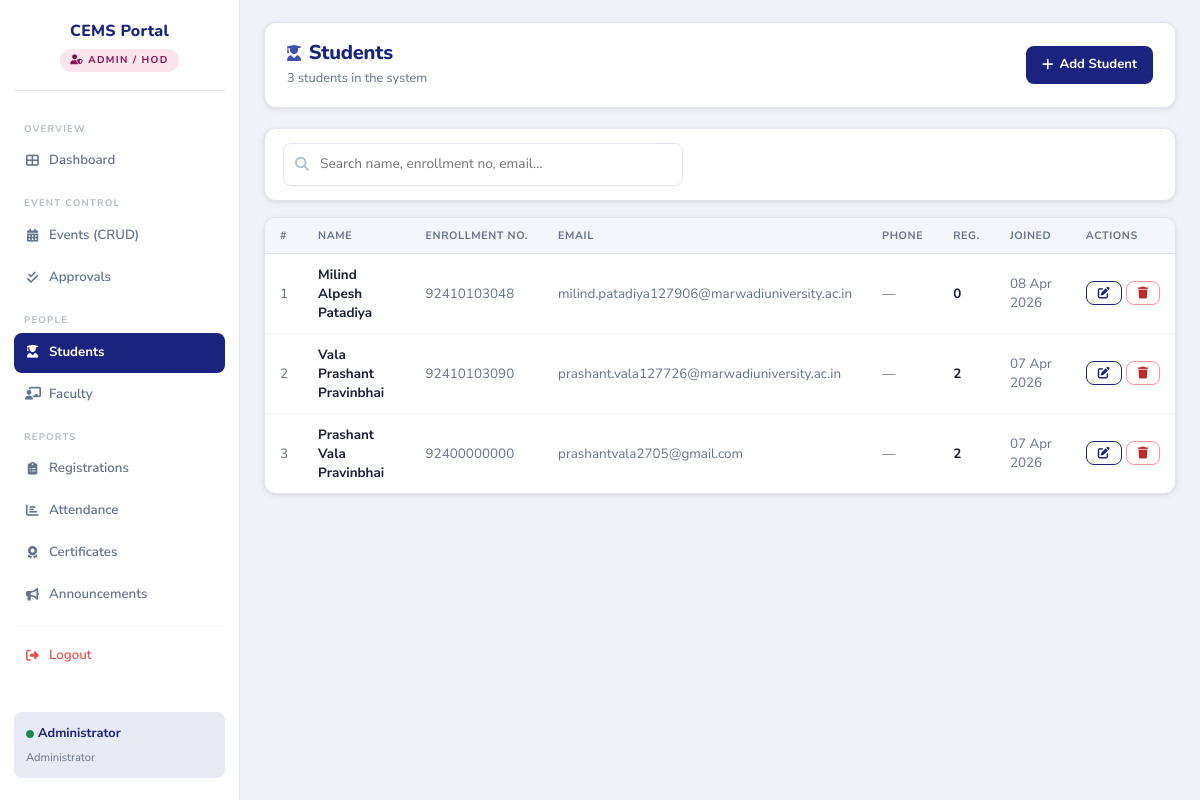
Page /admin/students.php (signed in) on the earlier database version.
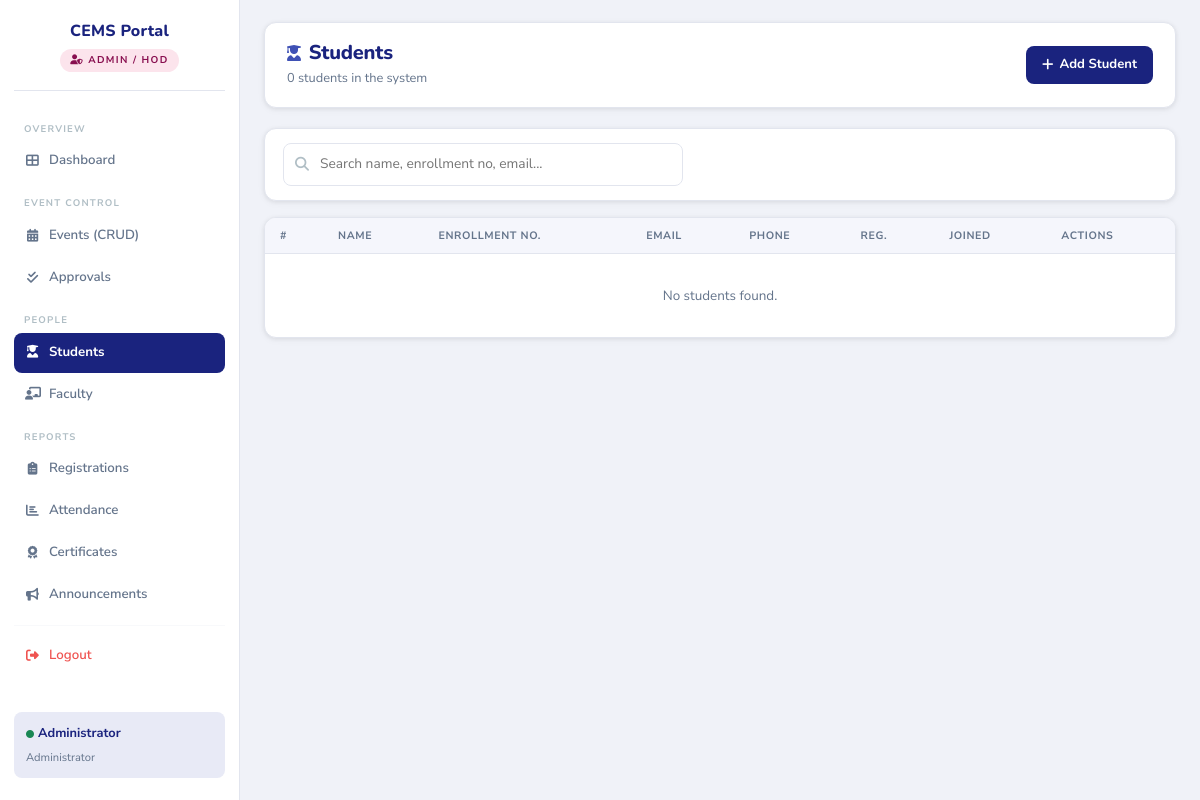
Same page on the later database version.
### tables this page shows
CREATE TABLE students (
    student_id    INT AUTO_INCREMENT PRIMARY KEY,
    full_name     VARCHAR(150) NOT NULL,
    enrollment_no VARCHAR(11)  NOT NULL UNIQUE,
    email         VARCHAR(150) NOT NULL UNIQUE,
    phone         VARCHAR(15)  DEFAULT NULL,
    password      VARCHAR(255) NOT NULL,
    created_at    TIMESTAMP    DEFAULT CURRENT_TIMESTAMP
);

### admin/students.php (the view, shortened to what the changed rows need)
<?php
require_once('../config/db.php');
$action     = $_GET['action'] ?? 'list';
$edit_student = null;
$students = [];
$search   = trim($_GET['search'] ?? '');
if ($action === 'list') {
    try {
        if ($search !== '') {
            $like = "%$search%";
            $q = $conn->prepare("
                SELECT s.*, COUNT(r.registration_id) AS reg_count
                FROM students s LEFT JOIN registrations r ON r.student_id=s.student_id
                WHERE s.full_name LIKE ? OR s.enrollment_no LIKE ? OR s.email LIKE ?
                GROUP BY s.student_id ORDER BY s.created_at DESC
            ");
            $q->bind_param("sss", $like, $like, $like); $q->execute();
        } else {
            $q = $conn->query("
                SELECT s.*, COUNT(r.registration_id) AS reg_count
                FROM students s LEFT JOIN registrations r ON r.student_id=s.student_id
                GROUP BY s.student_id ORDER BY s.created_at DESC
            ");
        }
        $students = $q->fetch_all(MYSQLI_ASSOC);
    } catch (Exception $e) {}
}
?>
<!DOCTYPE html>
<html lang="en">
<head>
    <link href="https://cdn.jsdelivr.net/npm/bootstrap@5.3.2/dist/css/bootstrap.min.css" rel="stylesheet">
    <link rel="stylesheet" href="https://cdnjs.cloudflare.com/ajax/libs/font-awesome/6.4.2/css/all.min.css">
    <link rel="stylesheet" href="../assets/css/style.css">
</head>
<body>
<main class="main-content"><div class="content-inner">
<?php if ($action === 'create' || $action === 'edit'):
    $st = $edit_student ?? [];
    $is_edit = ($action === 'edit');
?>
<div class="page-header">
    <div>
        <h1><i class="fas fa-user-graduate me-2" style="color:var(--accent);font-size:1rem;"></i>
            <?= $is_edit ? 'Edit Student' : 'Add New Student' ?></h1>
        <p><?= $is_edit ? 'Update student details. Changes are reflected immediately.' : 'Add a new student account. They can log in immediately after.' ?></p>
    </div>
    <a href="students.php" class="btn-outline-custom"><i class="fas fa-arrow-left"></i> Back</a>
</div>
<div class="form-card">
    <form method="POST">
        <?php if ($is_edit): ?>
        <input type="hidden" name="edit_id" value="<?= $st['student_id'] ?>">
        <?php endif; ?>
        <div class="row g-3">
            <div class="col-md-6">
                <label class="form-label-custom">Full Name *</label>
                <input type="text" name="full_name" class="form-control-custom" required
                       value="<?= htmlspecialchars($st['full_name'] ?? $_POST['full_name'] ?? '') ?>">
            </div>
            <div class="col-md-6">
                <label class="form-label-custom">Enrollment Number * <small style="text-transform:none;font-weight:400;">(11 digits)</small></label>
                <input type="text" name="enrollment_no" class="form-control-custom" required maxlength="11"
                       placeholder="e.g. 22CS0010001"
                       value="<?= htmlspecialchars($st['enrollment_no'] ?? $_POST['enrollment_no'] ?? '') ?>">
            </div>
            <div class="col-md-6">
                <label class="form-label-custom">Email Address *</label>
                <input type="email" name="email" class="form-control-custom" required
                       value="<?= htmlspecialchars($st['email'] ?? $_POST['email'] ?? '') ?>">
            </div>
            <div class="col-md-6">
                <label class="form-label-custom">Phone Number</label>
                <input type="text" name="phone" class="form-control-custom" maxlength="15"
                       value="<?= htmlspecialchars($st['phone'] ?? $_POST['phone'] ?? '') ?>">
            </div>
            <div class="col-md-6">
                <label class="form-label-custom">
                    Password <?= $is_edit ? '<small style="text-transform:none;font-weight:400;">(leave blank to keep current)</small>' : '*' ?>
                </label>
                <input type="password" name="password" class="form-control-custom"
                       placeholder="<?= $is_edit ? 'Leave blank to keep unchanged' : 'Min. 8 characters' ?>"
                       <?= $is_edit ? '' : 'required' ?>>
            </div>
        </div>
        <div class="d-flex gap-2 mt-4">
            <button type="submit" class="btn-primary-custom">
                <i class="fas fa-<?= $is_edit ? 'save' : 'plus' ?>"></i> <?= $is_edit ? 'Save Changes' : 'Add Student' ?>
            </button>
            <a href="students.php" class="btn-outline-custom">Cancel</a>
        </div>
    </form>
</div>
<?php else: ?>
<div class="page-header">
    <div>
        <h1><i class="fas fa-user-graduate me-2" style="color:var(--accent);font-size:1rem;"></i>Students</h1>
        <p><?= count($students) ?> student<?= count($students) !== 1 ? 's' : '' ?> in the system</p>
    </div>
    <a href="students.php?action=create" class="btn-primary-custom"><i class="fas fa-plus"></i> Add Student</a>
</div>
<div class="table-wrap mb-3" style="padding:14px 18px;">
    <form method="GET" class="search-wrap" style="max-width:400px;">
        <input type="text" name="search" class="form-control-custom"
               placeholder="Search name, enrollment no, email..."
               value="<?= htmlspecialchars($search) ?>">
    </form>
</div>
<div class="table-wrap">
    <table class="cems-table">
        <thead>
            <tr><th>#</th><th>Name</th><th>Enrollment No.</th><th>Email</th><th>Phone</th><th>Reg.</th><th>Joined</th><th>Actions</th></tr>
        </thead>
        <tbody>
        <?php foreach ($students as $i => $s): ?>
        <tr>
            <td style="color:var(--text-muted);"><?= $i + 1 ?></td>
            <td><strong><?= htmlspecialchars($s['full_name']) ?></strong></td>
            <td style="color:var(--text-muted);"><?= htmlspecialchars($s['enrollment_no']) ?></td>
            <td style="color:var(--text-muted);"><?= htmlspecialchars($s['email']) ?></td>
            <td style="color:var(--text-muted);"><?= htmlspecialchars($s['phone'] ?: '—') ?></td>
            <td><strong><?= $s['reg_count'] ?></strong></td>
            <td style="color:var(--text-muted);"><?= date('d M Y', strtotime($s['created_at'])) ?></td>
            <td>
                <div class="d-flex gap-1">
                    <a href="students.php?action=edit&id=<?= $s['student_id'] ?>" class="btn-outline-custom btn-sm-custom"><i class="fas fa-edit"></i></a>
                    <button class="btn-danger-custom btn-sm-custom"
                            onclick="confirmDelete(<?= $s['student_id'] ?>, '<?= addslashes(htmlspecialchars($s['full_name'])) ?>')">
                        <i class="fas fa-trash"></i>
                    </button>
                </div>
            </td>
        </tr>
        <?php endforeach; ?>
        <?php if (empty($students)): ?>
        <tr><td colspan="8" style="text-align:center;padding:32px;color:var(--text-muted);">
            No students found<?= $search ? ' for "'.htmlspecialchars($search).'"' : '' ?>.</td></tr>
        <?php endif; ?>
        </tbody>
    </table>
</div>
<?php endif; ?>
</div></main>
</body>
</html>

Differences in the rows shown:
removed students: full_name "Milind Alpesh Patadiya", enrollment_no "92410103048", email "milind.patadiya127906@marwadiuniversity.ac.in", phone "—", reg_count "0", created_at "08 Apr 2026"
removed students: full_name "Vala Prashant Pravinbhai", enrollment_no "92410103090", email "prashant.vala127726@marwadiuniversity.ac.in", phone "—", reg_count "2", created_at "07 Apr 2026"
removed students: full_name "Prashant Vala Pravinbhai", enrollment_no "92400000000", email "prashantvala2705@gmail.com", phone "—", reg_count "2", created_at "07 Apr 2026"
Other differences:
count($students): "3" → "0"
text now shown: "No students found ."
